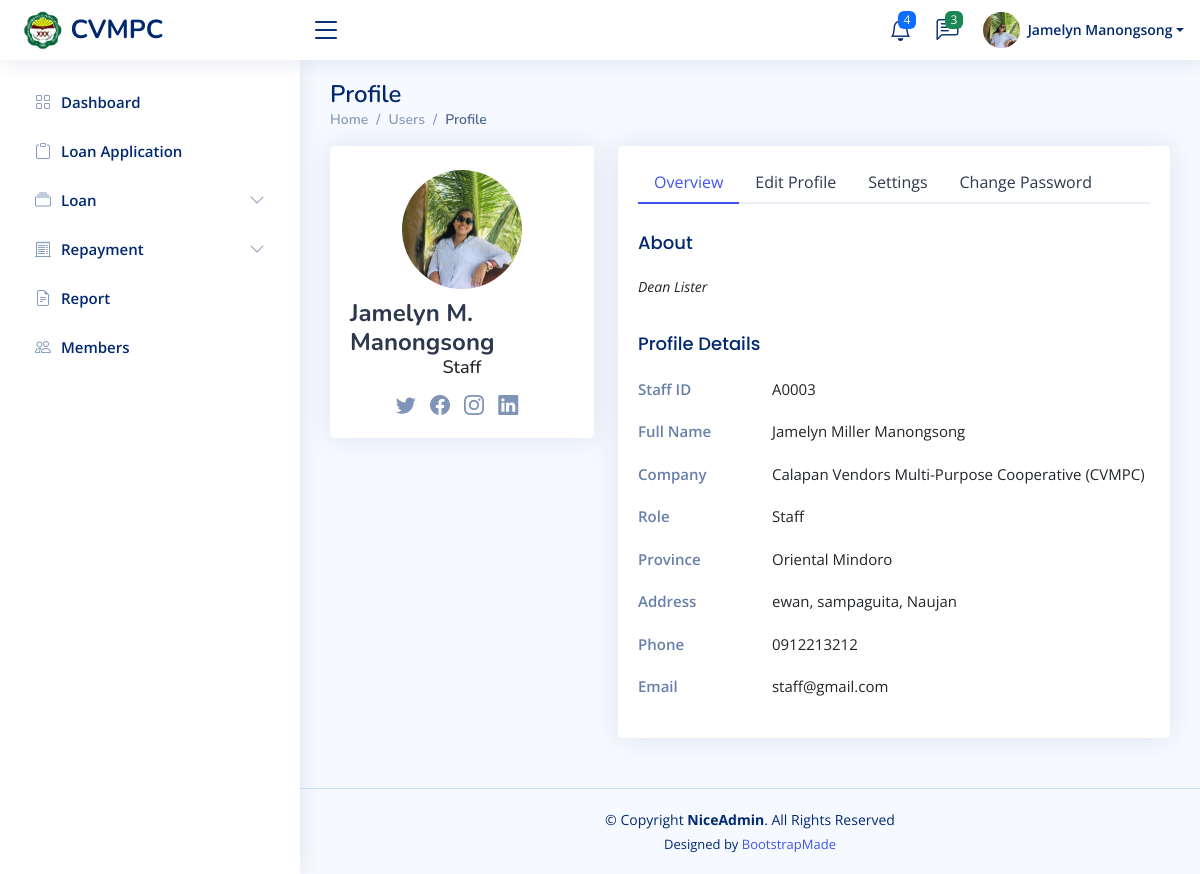
The page /staff/users-profilew.php (signed in) on the database its author committed.
### tables this page shows
CREATE TABLE `user_credentials` (
  `uc_id` int(11) NOT NULL,
  `password` varchar(255) DEFAULT NULL,
  `role` varchar(45) DEFAULT NULL,
  `address_id` int(11) DEFAULT NULL,
  `us_id` int(11) DEFAULT NULL,
  `email` varchar(45) NOT NULL,
  `pp` varchar(255) NOT NULL DEFAULT 'default-pp.png'
);

CREATE TABLE `staff` (
  `staff_id` int(11) NOT NULL,
  `uc_id` int(11) NOT NULL,
  `first_name` varchar(45) DEFAULT NULL,
  `middle_name` varchar(45) DEFAULT NULL,
  `last_name` varchar(45) DEFAULT NULL,
  `phone_number` varchar(45) DEFAULT NULL,
  `hire_date` date DEFAULT NULL,
  `is_active` tinyint(1) DEFAULT NULL,
  `status` enum('Active','Inactive','Deactivated','Archived') DEFAULT NULL,
  `about_me` varchar(255) DEFAULT NULL,
  `last_login` date DEFAULT NULL,
  `date_of_birth` date DEFAULT NULL
);

CREATE TABLE `address` (
  `address_id` int(11) NOT NULL,
  `sitio` varchar(45) NOT NULL,
  `barangay` varchar(45) NOT NULL,
  `city` varchar(45) NOT NULL,
  `province` varchar(45) NOT NULL
);

### staff/users-profilew.php (the view, shortened to what this page needs)
<?php
require '../includes/db_con.php';
if (!isset($_SESSION['email'])) {
  header("Location: ../login.php");
  exit;
} else {
  $userId = $_SESSION['email'];
  try {
    $stmt = $pdo->prepare("
            SELECT
                uc.email, uc.role, phone_number, staff_id, last_login, about_me, sitio, barangay, city, first_name, middle_name, last_name,
                CONCAT(sitio, ', ', barangay, ', ', city) AS address, province,
                CONCAT(first_name, ' ', middle_name, ' ', last_name) AS fullname, facebook_link, twitter_link, instagram_link, linkedin_link
            FROM user_credentials uc
            RIGHT JOIN staff a ON uc.uc_id = a.uc_id
            left join user_socials us ON uc.us_id = us.us_id
            LEFT JOIN address ad on ad.address_id = uc.address_id
            WHERE uc.email = :email;
        ");
    $stmt->execute(['email' => $userId]);
    $user = $stmt->fetch();
    if ($user) {
      $fullname = htmlspecialchars($user['fullname']);
      $fname = htmlspecialchars($user['first_name']);
      $mname = htmlspecialchars($user['middle_name']);
      $lname = htmlspecialchars($user['last_name']);
      $initial = !empty($mname) ? substr($mname, 0, 1) . '.' : '';
      $formattedName = htmlspecialchars($fname . ' ' . $initial . ' ' . $lname);
      $role = htmlspecialchars($user['role']);
      $email = htmlspecialchars($user['email']);
      $phone_number = htmlspecialchars($user['phone_number']);
      $staff_id = htmlspecialchars($user['staff_id']);
      $about_me = htmlspecialchars($user['about_me']);
      $address = htmlspecialchars($user['address']);
      $province = htmlspecialchars($user['province']);
      $fb_link = htmlspecialchars($user['facebook_link']);
      $tw_link = htmlspecialchars($user['twitter_link']);
      $ig_link = htmlspecialchars($user['instagram_link']);
      $li_link = htmlspecialchars($user['linkedin_link']);
    }
  } catch (PDOException $e) {
    echo $e;
  }
}
?>
<!DOCTYPE html>
<html lang="en">
<?php require '../includes/head.php' ?>
<body>
  <?php require '../includes/header.php' ?>
  <?php require '../includes/navbar.php' ?>
  <main id="main" class="main">
    <div class="pagetitle">
      <h1>Profile</h1>
      <nav>
        <ol class="breadcrumb">
          <li class="breadcrumb-item"><a href="index.html">Home</a></li>
          <li class="breadcrumb-item">Users</li>
          <li class="breadcrumb-item active">Profile</li>
        </ol>
      </nav>
    </div>
    <section class="section profile">
      <div class="row">
        <div class="col-xl-4">
          <div class="card">
            <div class="card-body profile-card pt-4 d-flex flex-column align-items-center">
              <img src="img/profile.jpg" alt="Profile" class="rounded-circle">
              <h2><?php echo $formattedName ?></h2>
              <h3><?php echo $role ?></h3>
              <div class="social-links mt-2">
                <a href="<?php echo $tw_link ?>" class="twitter"><i class="bi bi-twitter"></i></a>
                <a href="<?php echo $fb_link ?>" class="facebook"><i class="bi bi-facebook"></i></a>
                <a href="<?php echo $ig_link ?>" class="instagram"><i class="bi bi-instagram"></i></a>
                <a href="<?php echo $li_link ?>" class="linkedin"><i class="bi bi-linkedin"></i></a>
              </div>
            </div>
          </div>
        </div>
        <div class="col-xl-8">
          <div class="card">
            <div class="card-body pt-3">
              <ul class="nav nav-tabs nav-tabs-bordered">
                <li class="nav-item">
                  <button class="nav-link active" data-bs-toggle="tab" data-bs-target="#profile-overview">Overview</button>
                </li>
                <li class="nav-item">
                  <button class="nav-link" data-bs-toggle="tab" data-bs-target="#profile-edit">Edit Profile</button>
                </li>
                <li class="nav-item">
                  <button class="nav-link" data-bs-toggle="tab" data-bs-target="#profile-settings">Settings</button>
                </li>
                <li class="nav-item">
                  <button class="nav-link" data-bs-toggle="tab" data-bs-target="#profile-change-password">Change Password</button>
                </li>
              </ul>
              <div class="tab-content pt-2">
                <div class="tab-pane fade show active profile-overview" id="profile-overview">
                  <h5 class="card-title">About</h5>
                  <p class="small fst-italic"><?php echo $about_me ?></p>
                  <h5 class="card-title">Profile Details</h5>
                  <div class="row">
                    <div class="col-lg-3 col-md-4 label ">Staff ID</div>
                    <div class="col-lg-9 col-md-8"><?php echo "A" . str_pad($staff_id, 4, "0", STR_PAD_LEFT); ?></div>
                  </div>
                  <div class="row">
                    <div class="col-lg-3 col-md-4 label ">Full Name</div>
                    <div class="col-lg-9 col-md-8"><?php echo $fullname ?></div>
                  </div>
                  <div class="row">
                    <div class="col-lg-3 col-md-4 label">Company</div>
                    <div class="col-lg-9 col-md-8">Calapan Vendors Multi-Purpose Cooperative (CVMPC)</div>
                  </div>
                  <div class="row">
                    <div class="col-lg-3 col-md-4 label">Role</div>
                    <div class="col-lg-9 col-md-8"><?php echo $role ?></div>
                  </div>
                  <div class="row">
                    <div class="col-lg-3 col-md-4 label">Province</div>
                    <div class="col-lg-9 col-md-8"><?php echo $province ?></div>
                  </div>
                  <div class="row">
                    <div class="col-lg-3 col-md-4 label">Address</div>
                    <div class="col-lg-9 col-md-8"><?php echo $address ?></div>
                  </div>
                  <div class="row">
                    <div class="col-lg-3 col-md-4 label">Phone</div>
                    <div class="col-lg-9 col-md-8"><?php echo $phone_number ?></div>
                  </div>
                  <div class="row">
                    <div class="col-lg-3 col-md-4 label">Email</div>
                    <div class="col-lg-9 col-md-8"><?php echo $email ?></div>
                  </div>
                </div>
              </div>
            </div>
          </div>
        </div>
      </div>
    </section>
  </main>
  <?php require '../includes/footer.php' ?>
</body>
</html>

### assets/css/style.css (style rules this page uses)
:root { scroll-behavior: smooth; }
body { font-family: "Open Sans", sans-serif; background: #f6f9ff; color: #444444; }
a { color: #4154f1; text-decoration: none; }
h1, h2, h3, h4, h5, h6 { font-family: "Nunito", sans-serif; }
#main { margin-top: 60px; padding: 20px 30px; transition: all 0.3s; }
.pagetitle { margin-bottom: 10px; }
.pagetitle h1 { font-size: 24px; margin-bottom: 0; font-weight: 600; color: #012970; }
.card { margin-bottom: 30px; border: none; border-radius: 5px; box-shadow: 0px 0 30px rgba(1, 41, 112, 0.1); }
.card-title { padding: 20px 0 15px 0; font-size: 18px; font-weight: 500; color: #012970; font-family: "Poppins", sans-serif; }
.card-body { padding: 0 20px 20px 20px; }
.breadcrumb { font-size: 14px; font-family: "Nunito", sans-serif; color: #899bbd; font-weight: 600; }
.breadcrumb a { color: #899bbd; transition: 0.3s; }
.breadcrumb .breadcrumb-item::before { color: #899bbd; }
.breadcrumb .active { color: #51678f; font-weight: 600; }
.nav-tabs-bordered { border-bottom: 2px solid #ebeef4; }
.nav-tabs-bordered .nav-link { margin-bottom: -2px; border: none; color: #2c384e; }
.nav-tabs-bordered .nav-link.active { background-color: #fff; color: #4154f1; border-bottom: 2px solid #4154f1; }
@media (min-width: 1200px) { #main, #footer { margin-left: 300px; } }
.profile .profile-card img { max-width: 120px; }
.profile .profile-card h2 { font-size: 24px; font-weight: 700; color: #2c384e; margin: 10px 0 0 0; }
.profile .profile-card h3 { font-size: 18px; }
.profile .profile-card .social-links a { font-size: 20px; display: inline-block; color: rgba(1, 41, 112, 0.5); line-height: 0; margin-right: 10px; transition: 0.3s; }
.profile .profile-overview .row { margin-bottom: 20px; font-size: 15px; }
.profile .profile-overview .card-title { color: #012970; }
.profile .profile-overview .label { font-weight: 600; color: rgba(1, 41, 112, 0.6); }

### rows shown on the page
user_credentials: staff.first_name+middle_name+last_name "Jamelyn M. Manongsong", role "Staff", staff.about_me "Dean Lister", staff.staff_id "0003", address.province "Oriental Mindoro", staff.phone_number "0912213212", email "staff@gmail.com"

### other values the page prints
$header_formatted_name "Jamelyn Manongsong"
$fullname "Jamelyn Miller Manongsong"
$address "ewan, sampaguita, Naujan"
